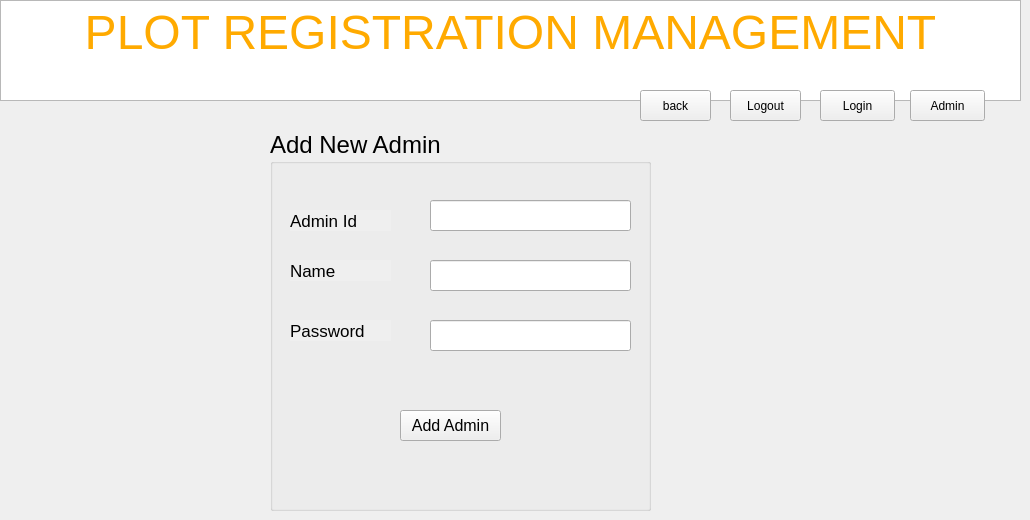
    <widget class="QWidget" name="tab_9">
     <attribute name="title">
      <string>newadmin</string>
     </attribute>
     <widget class="QGroupBox" name="groupBox_4">
      <property name="geometry">
       <rect>
        <x>270</x>
        <y>130</y>
        <width>381</width>
        <height>381</height>
       </rect>
      </property>
      <property name="font">
       <font>
        <pointsize>18</pointsize>
       </font>
      </property>
      <property name="autoFillBackground">
       <bool>true</bool>
      </property>
      <property name="title">
       <string>Add New Admin</string>
      </property>
      <widget class="QLabel" name="label_22">
       <property name="geometry">
        <rect>
         <x>20</x>
         <y>80</y>
         <width>101</width>
         <height>21</height>
        </rect>
       </property>
       <property name="font">
        <font>
         <pointsize>13</pointsize>
        </font>
       </property>
       <property name="autoFillBackground">
        <bool>true</bool>
       </property>
       <property name="text">
        <string>Admin Id</string>
       </property>
      </widget>
      <widget class="QLabel" name="label_23">
       <property name="geometry">
        <rect>
         <x>20</x>
         <y>190</y>
         <width>101</width>
         <height>21</height>
        </rect>
       </property>
       <property name="font">
        <font>
         <pointsize>13</pointsize>
        </font>
       </property>
       <property name="autoFillBackground">
        <bool>true</bool>
       </property>
       <property name="text">
        <string>Password</string>
       </property>
      </widget>
      <widget class="QLabel" name="label_25">
       <property name="geometry">
        <rect>
         <x>20</x>
         <y>130</y>
         <width>101</width>
         <height>21</height>
        </rect>
       </property>
       <property name="font">
        <font>
         <pointsize>13</pointsize>
        </font>
       </property>
       <property name="autoFillBackground">
        <bool>true</bool>
       </property>
       <property name="text">
        <string>Name</string>
       </property>
      </widget>
      <widget class="QLineEdit" name="lineEdit_17">
       <property name="geometry">
        <rect>
         <x>160</x>
         <y>70</y>
         <width>201</width>
         <height>31</height>
        </rect>
       </property>
      </widget>
      <widget class="QLineEdit" name="lineEdit_18">
       <property name="geometry">
        <rect>
         <x>160</x>
         <y>130</y>
         <width>201</width>
         <height>31</height>
        </rect>
       </property>
      </widget>
      <widget class="QLineEdit" name="lineEdit_19">
       <property name="geometry">
        <rect>
         <x>160</x>
         <y>190</y>
         <width>201</width>
         <height>31</height>
        </rect>
       </property>
       <property name="echoMode">
        <enum>QLineEdit::Password</enum>
       </property>
      </widget>
      <widget class="QPushButton" name="pushButton_18">
       <property name="geometry">
        <rect>
         <x>130</x>
         <y>280</y>
         <width>101</width>
         <height>31</height>
        </rect>
       </property>
       <property name="font">
        <font>
         <pointsize>12</pointsize>
        </font>
       </property>
       <property name="text">
        <string>Add Admin</string>
       </property>
      </widget>
     </widget>
     <widget class="QTextEdit" name="textEdit_16">
      <property name="geometry">
       <rect>
        <x>0</x>
        <y>0</y>
        <width>1021</width>
        <height>101</height>
       </rect>
      </property>
      <property name="html">
       <string>&lt;!DOCTYPE HTML PUBLIC &quot;-//W3C//DTD HTML 4.0//EN&quot; &quot;http://www.w3.org/TR/REC-html40/strict.dtd&quot;&gt;
&lt;html&gt;&lt;head&gt;&lt;meta name=&quot;qrichtext&quot; content=&quot;1&quot; /&gt;&lt;style type=&quot;text/css&quot;&gt;
p, li { white-space: pre-wrap; }
&lt;/style&gt;&lt;/head&gt;&lt;body style=&quot; font-family:'Calibri'; font-size:12pt; font-weight:400; font-style:normal;&quot;&gt;
&lt;p align=&quot;center&quot; style=&quot; margin-top:0px; margin-bottom:0px; margin-left:0px; margin-right:0px; -qt-block-indent:0; text-indent:0px;&quot;&gt;&lt;span style=&quot; font-family:'MS Shell Dlg 2'; font-size:36pt; color:#ffaa00;&quot;&gt;PLOT REGISTRATION MANAGEMENT&lt;/span&gt;&lt;/p&gt;&lt;/body&gt;&lt;/html&gt;</string>
      </property>
     </widget>
     <widget class="QPushButton" name="pushButton_60">
      <property name="geometry">
       <rect>
        <x>910</x>
        <y>90</y>
        <width>75</width>
        <height>31</height>
       </rect>
      </property>
      <property name="text">
       <string>Admin</string>
      </property>
     </widget>
     <widget class="QPushButton" name="pushButton_61">
      <property name="geometry">
       <rect>
        <x>820</x>
        <y>90</y>
        <width>75</width>
        <height>31</height>
       </rect>
      </property>
      <property name="text">
       <string>Login</string>
      </property>
     </widget>
     <widget class="QPushButton" name="pushButton_62">
      <property name="geometry">
       <rect>
        <x>730</x>
        <y>90</y>
        <width>71</width>
        <height>31</height>
       </rect>
      </property>
      <property name="text">
       <string>Logout</string>
      </property>
     </widget>
     <widget class="QPushButton" name="pushButton_73">
      <property name="geometry">
       <rect>
        <x>640</x>
        <y>90</y>
        <width>71</width>
        <height>31</height>
       </rect>
      </property>
      <property name="text">
       <string>back</string>
      </property>
     </widget>
    </widget>
